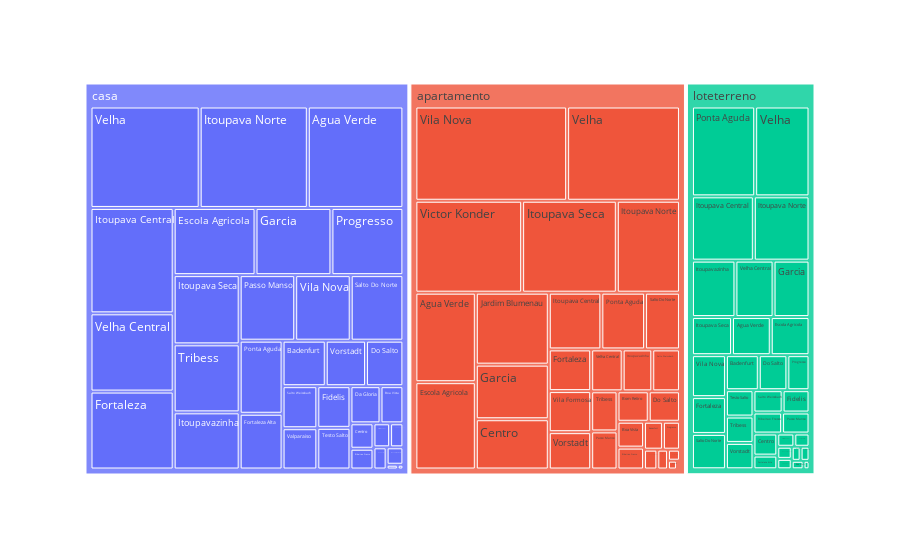

The notebook cell saved with this chart:
### Code cell
grafico = px.treemap(properties, path=["main_type", "neighborhood_name"])
grafico

### Figure 1 — Plotly figure (JSON) as saved in the notebook; plotly's stock layout.template omitted (floating-point values rounded to 4 significant figures)
{"data": [{"branchvalues": "total", "domain": {"x": [0, 1], "y": [0, 1]}, "hovertemplate": "labels=%{label}<br>count=%{value}<br>parent=%{parent}<br>id=%{id}<extra></extra>", "ids": ["apartamento/Agua Verde", "casa/Agua Verde", "loteterreno/Agua Verde", "apartamento/Badenfurt", "casa/Badenfurt", "loteterreno/Badenfurt", "apartamento/Boa Vista", "casa/Boa Vista", "loteterreno/Boa Vista", "apartamento/Bom Retiro", "casa/Bom Retiro", "loteterreno/Bom Retiro", "apartamento/Centro", "casa/Centro", "loteterreno/Centro", "apartamento/Da Gloria", "casa/Da Gloria", "loteterreno/Da Gloria", "apartamento/Do Salto", "casa/Do Salto", "loteterreno/Do Salto", "apartamento/Escola Agricola", "casa/Escola Agricola", "loteterreno/Escola Agricola", "apartamento/Fidelis", "casa/Fidelis", "loteterreno/Fidelis", "apartamento/Fortaleza", "casa/Fortaleza", "loteterreno/Fortaleza", "apartamento/Fortaleza Alta", "casa/Fortaleza Alta", "loteterreno/Fortaleza Alta", "apartamento/Garcia", "casa/Garcia", "loteterreno/Garcia", "apartamento/Itoupava Central", "casa/Itoupava Central", "loteterreno/Itoupava Central", "apartamento/Itoupava Norte", "casa/Itoupava Norte", "loteterreno/Itoupava Norte", "apartamento/Itoupava Seca", "casa/Itoupava Seca", "loteterreno/Itoupava Seca", "apartamento/Itoupavazinha", "casa/Itoupavazinha", "loteterreno/Itoupavazinha", "apartamento/Jardim Blumenau", "casa/Jardim Blumenau", "loteterreno/Jardim Blumenau", "apartamento/Nova Esperanca", "casa/Nova Esperanca", "loteterreno/Nova Esperanca", "apartamento/Passo Manso", "casa/Passo Manso", "loteterreno/Passo Manso", "apartamento/Ponta Aguda", "casa/Ponta Aguda", "loteterreno/Ponta Aguda", "apartamento/Progresso", "casa/Progresso", "loteterreno/Progresso", "apartamento/Ribeirao Fresco", "casa/Ribeirao Fresco", "loteterreno/Ribeirao Fresco", "apartamento/Salto Do Norte", "casa/Salto Do Norte", "loteterreno/Salto Do Norte", "apartamento/Salto Weissbach", "casa/Salto Weissbach", "loteterreno/Salto Weissbach", "casa/Testo Salto", "loteterreno/Testo Salto", "apartamento/Tribess", "casa/Tribess", "loteterreno/Tribess", "apartamento/Valparaiso", "casa/Valparaiso", "loteterreno/Valparaiso", "apartamento/Velha", "casa/Velha", "loteterreno/Velha", "apartamento/Velha Central", "casa/Velha Central", "loteterreno/Velha Central", "two_story_house/Velha Central", "casa/Velha Grande", "loteterreno/Velha Grande", "apartamento/Victor Konder", "casa/Victor Konder", "loteterreno/Victor Konder", "apartamento/Vila Formosa", "casa/Vila Formosa", "apartamento/Vila Nova", "casa/Vila Nova", "loteterreno/Vila Nova", "apartamento/Vorstadt", "casa/Vorstadt", "loteterreno/Vorstadt", "apartamento", "casa", "loteterreno", "two_story_house"], "labels": ["Agua Verde", "Agua Verde", "Agua Verde", "Badenfurt", "Badenfurt", "Badenfurt", "Boa Vista", "Boa Vista", "Boa Vista", "Bom Retiro", "Bom Retiro", "Bom Retiro", "Centro", "Centro", "Centro", "Da Gloria", "Da Gloria", "Da Gloria", "Do Salto", "Do Salto", "Do Salto", "Escola Agricola", "Escola Agricola", "Escola Agricola", "Fidelis", "Fidelis", "Fidelis", "Fortaleza", "Fortaleza", "Fortaleza", "Fortaleza Alta", "Fortaleza Alta", "Fortaleza Alta", "Garcia", "Garcia", "Garcia", "Itoupava Central", "Itoupava Central", "Itoupava Central", "Itoupava Norte", "Itoupava Norte", "Itoupava Norte", "Itoupava Seca", "Itoupava Seca", "Itoupava Seca", "Itoupavazinha", "Itoupavazinha", "Itoupavazinha", "Jardim Blumenau", "Jardim Blumenau", "Jardim Blumenau", "Nova Esperanca", "Nova Esperanca", "Nova Esperanca", "Passo Manso", "Passo Manso", "Passo Manso", "Ponta Aguda", "Ponta Aguda", "Ponta Aguda", "Progresso", "Progresso", "Progresso", "Ribeirao Fresco", "Ribeirao Fresco", "Ribeirao Fresco", "Salto Do Norte", "Salto Do Norte", "Salto Do Norte", "Salto Weissbach", "Salto Weissbach", "Salto Weissbach", "Testo Salto", "Testo Salto", "Tribess", "Tribess", "Tribess", "Valparaiso", "Valparaiso", "Valparaiso", "Velha", "Velha", "Velha", "Velha Central", "Velha Central", "Velha Central", "Velha Central", "Velha Grande", "Velha Grande", "Victor Konder", "Victor Konder", "Victor Konder", "Vila Formosa", "Vila Formosa", "Vila Nova", "Vila Nova", "Vila Nova", "Vorstadt", "Vorstadt", "Vorstadt", "apartamento", "casa", "loteterreno", "two_story_house"], "name": "", "parents": ["apartamento", "casa", "loteterreno", "apartamento", "casa", "loteterreno", "apartamento", "casa", "loteterreno", "apartamento", "casa", "loteterreno", "apartamento", "casa", "loteterreno", "apartamento", "casa", "loteterreno", "apartamento", "casa", "loteterreno", "apartamento", "casa", "loteterreno", "apartamento", "casa", "loteterreno", "apartamento", "casa", "loteterreno", "apartamento", "casa", "loteterreno", "apartamento", "casa", "loteterreno", "apartamento", "casa", "loteterreno", "apartamento", "casa", "loteterreno", "apartamento", "casa", "loteterreno", "apartamento", "casa", "loteterreno", "apartamento", "casa", "loteterreno", "apartamento", "casa", "loteterreno", "apartamento", "casa", "loteterreno", "apartamento", "casa", "loteterreno", "apartamento", "casa", "loteterreno", "apartamento", "casa", "loteterreno", "apartamento", "casa", "loteterreno", "apartamento", "casa", "loteterreno", "casa", "loteterreno", "apartamento", "casa", "loteterreno", "apartamento", "casa", "loteterreno", "apartamento", "casa", "loteterreno", "apartamento", "casa", "loteterreno", "two_story_house", "casa", "loteterreno", "apartamento", "casa", "loteterreno", "apartamento", "casa", "apartamento", "casa", "loteterreno", "apartamento", "casa", "loteterreno", "", "", "", ""], "type": "treemap", "values": [205, 365, 59, 20, 74, 46, 26, 32, 4, 36, 11, 5, 139, 22, 21, 3, 42, 5, 36, 64, 40, 200, 207, 59, 1, 52, 24, 67, 244, 50, 8, 90, 13, 151, 192, 81, 113, 330, 159, 220, 413, 143, 330, 172, 61, 47, 142, 98, 199, 12, 6, 10, 11, 7, 38, 137, 23, 94, 118, 227, 18, 182, 31, 22, 18, 24, 75, 130, 48, 44, 55, 26, 52, 29, 40, 169, 29, 5, 54, 8, 403, 417, 195, 50, 245, 86, 1, 2, 2, 372, 15, 9, 66, 1, 542, 137, 57, 60, 69, 29, 3640, 4276, 1704, 1]}], "layout": {"legend": {"tracegroupgap": 0}, "margin": {"t": 60}}}
